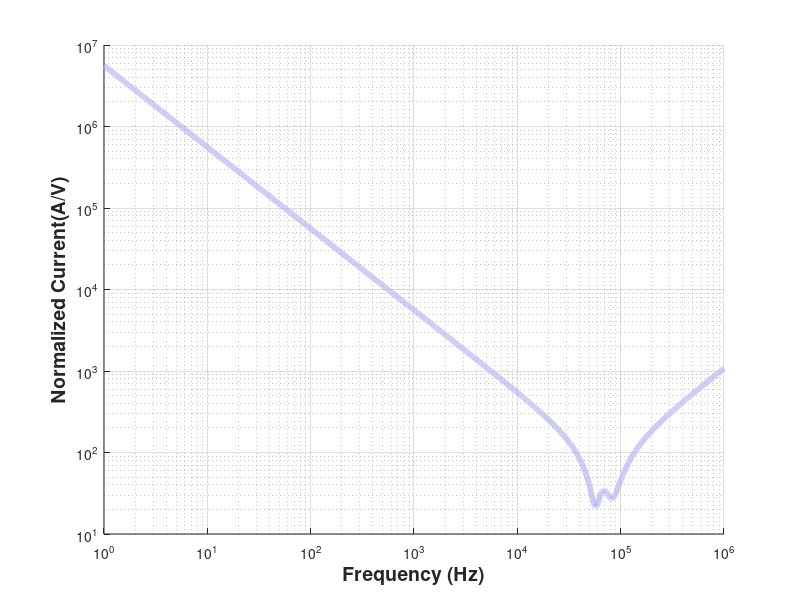

MATLAB code for this plot:
%% Analytical model without motor 

%
%   
%    |-- rp----Cp----Lp'(Lp-M)---|---Ls'(Ls-M)--Cs-|
%    |                           |                 |      
%    |                           |                 |
% --|V_in|--                  --Lm--             --RL--
%    |                           |                 | 
%    |                           |                 |
%    |---------------------------|-------rs--------|
%
%
%  Create T-model of coupled inductor at steady state
%  Sinosoidal response 
% at above circuit is represented and parameter name
% is given. I give a name Lp' as Lp_p and Ls' as Ls_p. 

% Frequency Space 
f=logspace(0,6,10000);
w=2*pi*f;

% Parameters
rp=0.3; % ohm
rs= 0.3; % ohm 
Lp=205e-6;
Ls=51e-6;
M=41e-6;
RL=8.44;
RL=8.44;
Cs=115e-9;
Cp=28.5e-9;
Lp_p=Lp-M;
Ls_p=Ls-M;
Vin=1;
% Impedance 
Z1= 1i.*w*Ls_p +(RL+rs)- 1i./(w*Cs); %% secondary side
Z2=1i.*w*M; % mutual inductance 
Z3= 1i.*w*Lp_p+rp-1i./(w*Cp); % primary side 
Z12= ((Z1.*Z2)./(Z1+Z2)); %% reflected secondary impedance to primary
Z123=Z12+Z3; %% total impedance 

Ip=Vin./Z123;
Vout=Vin.*(Z12./Z123).*(RL./Z1);
% x = 1  Ip else 
% choose="Ip";
% choose="Vout";
choose ="Z";
if choose=="Ip"
    X_mag= abs(Ip);
    X_angle=angle(Ip)*180/pi;
elseif choose=="Vout"
    X_mag= abs(Vout);
    X_angle=angle(Vout)*180/pi;
elseif  choose=="Z"
    X_mag= abs(Z123);
    X_angle=angle(Z123)*180/pi;
else
    X_mag= abs(Z123);
    X_angle=angle(Z123)*180/pi;
end

% figure;
% hold on;
% yyaxis left
% plot(f,X_mag,'Linewidth',2);
% hold on; 
% set(gca, 'XScale', 'log','YScale','log')
% yyaxis right
% plot(f,X_angle,'Linewidth',2);
% xlabel('Frequency (Hz)','FontSize',14,'FontWeight','Bold')
% grid on;
% set(gca,'FontSize',10);
% 
% hold on;
% plot(f,X_mag,'Color',[0.70,0.70,0.95],'Linewidth',4);
% set(gca, 'XScale', 'log','YScale','log')
% xlabel('Frequency (Hz)','FontSize',14,'FontWeight','Bold')
% ylabel('Impedance(\Omega)','Interpreter','Tex','FontSize',14,'FontWeight','Bold')
% grid on;
% set(gca,'FontSize',10);

hold on;
plot(f,X_mag,'Color',[0.70,0.70,0.95],'Linewidth',4);
set(gca, 'XScale', 'log','YScale','log')
xlabel('Frequency (Hz)','FontSize',14,'FontWeight','Bold')
ylabel('Normalized Current(A/V)','Interpreter','Tex','FontSize',14,'FontWeight','Bold')
grid on;
set(gca,'FontSize',10);
